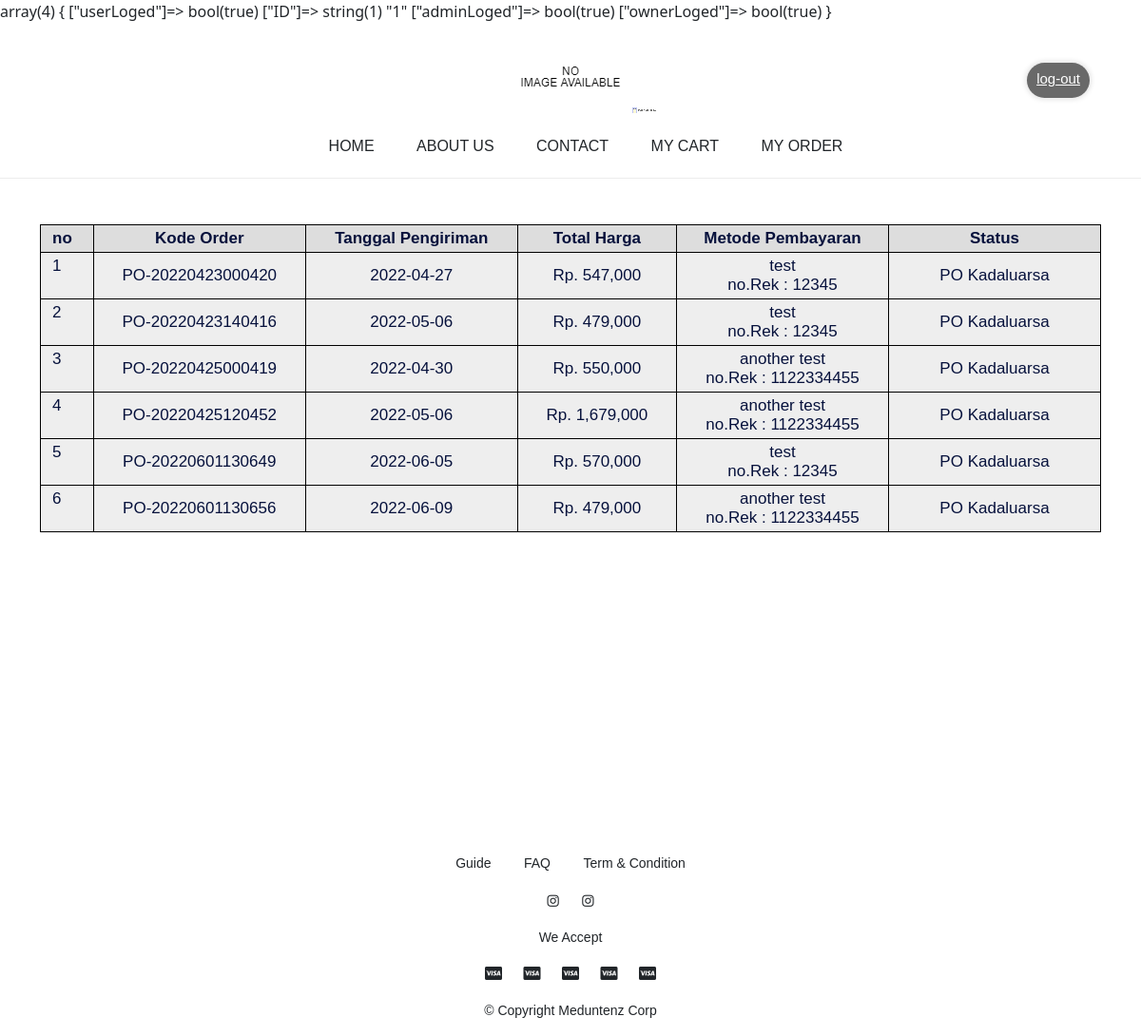
The page /myorder.php (signed in) on the database its author committed.
### tables this page shows
CREATE TABLE `orders` (
  `id_order` varchar(100) NOT NULL,
  `id_user` int(11) NOT NULL,
  `total_harga` int(11) NOT NULL,
  `metode_pembayaran` int(11) NOT NULL,
  `bukti_transfer` varchar(55) DEFAULT NULL,
  `status` varchar(25) NOT NULL DEFAULT 'Payment',
  `tglDibuat` timestamp NOT NULL DEFAULT CURRENT_TIMESTAMP
);

CREATE TABLE `detail_pengiriman` (
  `id` int(11) NOT NULL,
  `id_order` varchar(100) NOT NULL,
  `tgl_pengiriman` date NOT NULL,
  `nama_pengirim` varchar(100) NOT NULL,
  `telp_pengirim` varchar(50) NOT NULL,
  `alamat_tujuan` text NOT NULL,
  `nama_penerima` varchar(100) NOT NULL,
  `tgl_dibuat` timestamp NOT NULL DEFAULT CURRENT_TIMESTAMP
);

CREATE TABLE `pembayaran` (
  `id` int(11) NOT NULL,
  `metode` varchar(50) NOT NULL,
  `noRek` varchar(50) NOT NULL,
  `logo` text,
  `an` varchar(50) NOT NULL,
  `status` int(1) NOT NULL DEFAULT '1'
);

### PHP/load-orders.php (called while the page is built)
<?php
    require 'connection.php';
    $currentDate = date('Y-m-d');
    var_dump($_SESSION);
    if(isset($_SESSION['userLoged'])){
        $iduser = $_SESSION['ID'];
        $sqlOrders = mysqli_query($conn, "SELECT * FROM orders WHERE id_user = $iduser");
        $cekOrders = mysqli_num_rows($sqlOrders);
        $noOrders = false;
        if($cekOrders > 0){
            while($temp = mysqli_fetch_assoc($sqlOrders)){
                $listOrders[] = $temp;
                $idMetodePembayaran = $temp['metode_pembayaran'];
                $sqlMetodePembayaran = mysqli_query($conn, "SELECT * FROM pembayaran WHERE id = $idMetodePembayaran");
                $metodePembayaran[] = mysqli_fetch_assoc($sqlMetodePembayaran);
            }
        }else{
            $noOrders = true;
        }
    }else{
        header('location: index.php');
    }
?>

### myorder.php (the view, shortened to what this page needs)
<?php
    require 'PHP/load-orders.php';
?>
<!DOCTYPE html>
<html lang="en">
<head>
    <link rel="stylesheet" href="Asset/css/style.css" />
    <link href="https://cdn.jsdelivr.net/npm/bootstrap@5.0.2/dist/css/bootstrap.min.css" rel="stylesheet"
 />
    <link href="https://cdn.jsdelivr.net/npm/bootstrap@5.0.2/dist/css/bootstrap.min.css" rel="stylesheet"
>
</head>
<body>
    <div>
        <?php include 'navbar.php' ?>
        <section class="section-1-order">
            <div class="container-md mx-auto">
                <table class="w-100 table=cart">
                    <tr class="table-head">
                        <th class="text-area nomor-urut">
                            no
                        </th>
                        <th class="text-area text-center kode-order-container">
                            Kode Order
                        </th>
                        <th class="text-area text-center tanggal-pengiriman-container">
                            Tanggal Pengiriman
                        </th>
                        <th class="text-area text-center total-harga-container">
                            Total Harga
                        </th>
                        <th class="text-area text-center metode-pembayaran-container">
                            Metode Pembayaran
                        </th>
                        <th class="text-area text-center status-container">
                            Status
                        </th>
                    </tr>
                    <?php if($noOrders): ?>
                    <tr>
                        <td colspan='6' class='text-center no-orders'>
                            Tidak ada Orderan
                        </td>
                    </tr>
                    <?php else: ?>
                        <?php $i=0;foreach ($listOrders as $orders):
                                $idorder = $orders['id_order'];
                                $sqlDetailPengiriman = mysqli_query($conn, "SELECT * FROM detail_pengiriman WHERE id_order = '$idorder'");
                                $detailPengiriman = mysqli_fetch_assoc($sqlDetailPengiriman);
                        ?>
                        <tr class="list-order" onclick="window.location.href='orders-detail.php?order=<?=$orders['id_order']?>'">
                            <td>
                                <?=$i+1?>
                            </td>
                            <td class="text-center">
                                <?=$orders['id_order']?>
                            </td>
                            <td class="text-center">
                                <?=$detailPengiriman['tgl_pengiriman']?>
                            </td>
                            <td class="text-center">
                                Rp. <?=number_format($orders['total_harga'])?>
                            </td>
                            <td class="text-center">
                                <?=$metodePembayaran[$i]['metode']?><br>
                                no.Rek : <?=$metodePembayaran[$i]['noRek']?>
                            </td>
                            <td class="text-center">
                                <?php if($detailPengiriman['tgl_pengiriman'] <= $currentDate): ?>
                                    PO Kadaluarsa
                                <?php elseif($orders['status'] == 'Payment'): ?>
                                    Menunggu Pembayaran
                                <?php elseif($orders['status'] == 'Confirm'): ?>
                                    Menunggu Konfirmasi
                                <?php elseif($orders['status'] == 'Proccess'): ?>
                                    Sedang Dalam Proses
                                <?php endif; ?>
                            </td>
                        </tr>
                        <?php $i++;endforeach;?>
                    <?php endif; ?>
                </table>
            </div>
        </section>
        <section class="footer-section">
            <ul class="footer-menu">
                <li>
                    <a href="#">
                        Guide
                    </a>
                </li>
                <li>
                    <a href="#">
                        FAQ
                    </a>
                </li>
                <li>
                    <a href="#">
                        Term & Condition
                    </a>
                </li>
            </ul>
            <ul class="footer-socmed">
                <li>
                    <a href="#">
                        <i class="fab fa-instagram"></i>
                    </a>
                </li>
                <li>
                    <a href="#">
                        <i class="fab fa-instagram"></i>
                    </a>
                </li>
            </ul>
            <p class="footer-payment-title">
                We Accept
            </p>
            <ul class="footer-payment-choice">
                <li>
                    <a href="#">
                        <i class="fab fa-cc-visa"></i>
                    </a>
                </li>
                <li>
                    <a href="#">
                        <i class="fab fa-cc-visa"></i>
                    </a>
                </li>
                <li>
                    <a href="#">
                        <i class="fab fa-cc-visa"></i>
                    </a>
                </li>
                <li>
                    <a href="#">
                        <i class="fab fa-cc-visa"></i>
                    </a>
                </li>
                <li>
                    <a href="#">
                        <i class="fab fa-cc-visa"></i>
                    </a>
                </li>
            </ul>
            <p class="copyright-footer">
                © Copyright Meduntenz Corp
            </p>
        </section>
    </div>
</body>
</html>

### Asset/css/style.css (style rules this page uses)
p, h1, h2, h3, h4, h5, a, span, label, ul, li, div { font-family: 'Karla', sans-serif; }
body { width: 100% !important; padding: 0; margin: 0; }
.section-1-order { min-height: 70vh; }
.section-1-order th { background: #DDDDDD; color: 06113C; border: 1px solid black; padding: 4px 12px; font-size: 17px; font-weight: 600; }
.section-1-order td { background: #EEEEEE; color: 06113C; border: 1px solid black; padding: 4px 12px; vertical-align: unset; font-size: 17px; }
.section-1-order .list-order { cursor: pointer; }
.section-1-order .text-center { text-align: center; vertical-align: middle; }
.section-1-order .nomor-urut { width: 5%; }
.section-1-order .kode-order-container { width: 20%; }
.section-1-order .tanggal-pengiriman-container { width: 20%; }
.section-1-order .total-harga-container { width: 15%; }
.section-1-order .metode-pembayaran-container { width: 20%; }
.footer-section { margin-top: 100px; }
.footer-section a { color: inherit; text-decoration: none; }
.footer-section ul { list-style: none; padding-left: 0; }
.footer-section .footer-menu { text-align: center; }
.footer-section .footer-menu li { display: inline-block; padding: 0 15px; font-size: 14px; }
.footer-section .footer-socmed { text-align: center; }
.footer-section .footer-socmed li { display: inline-block; padding: 0 10px; font-size: 14px; }
.footer-section .footer-payment-title { text-align: center; font-size: 14px; }
.footer-section .footer-payment-choice { text-align: center; }
.footer-section .footer-payment-choice li { display: inline-block; padding: 0 9px; }
.footer-section .copyright-footer { text-align: center; font-size: 14px; }

### rows shown on the page
orders: id_order "PO-20220423000420", detail_pengiriman.tgl_pengiriman "2022-04-27", total_harga "547,000"
pembayaran: metode "test", noRek "12345"
orders: id_order "PO-20220423140416", detail_pengiriman.tgl_pengiriman "2022-05-06", total_harga "479,000"
orders: id_order "PO-20220425000419", detail_pengiriman.tgl_pengiriman "2022-04-30", total_harga "550,000"
pembayaran: metode "another test", noRek "1122334455"
orders: id_order "PO-20220425120452", detail_pengiriman.tgl_pengiriman "2022-05-06", total_harga "1,679,000"
orders: id_order "PO-20220601130649", detail_pengiriman.tgl_pengiriman "2022-06-05", total_harga "570,000"
orders: id_order "PO-20220601130656", detail_pengiriman.tgl_pengiriman "2022-06-09", total_harga "479,000"
